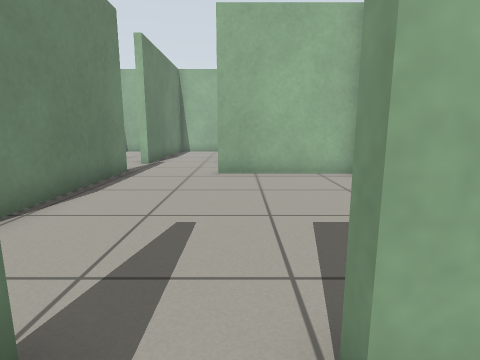
[1] (above)

15 first-person views from a walk through a world built for the Gazebo simulator. The camera is 0.69 m above the floor, tilts 10° down and sees 80° across. The floor is counted in squares, 0.5 m on a side. Each view is taken from the middle of a square. On the plan, view 1 faces up. The plan holds only what a view shows up to about 14 squares ahead; the rest is blank.

[2]
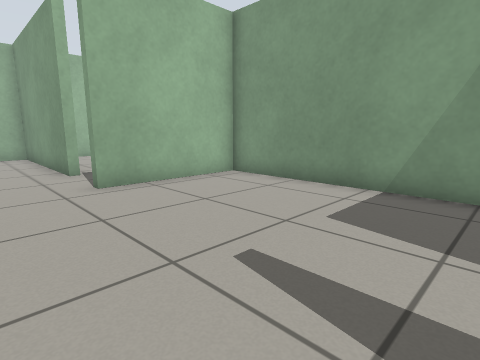

[3]
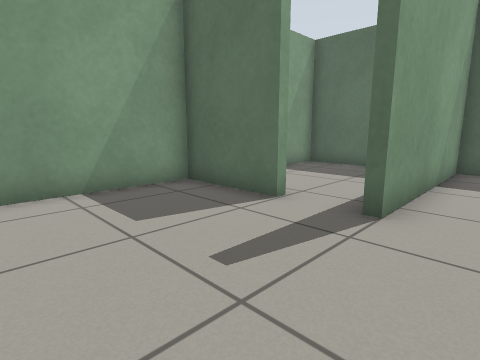

[4]
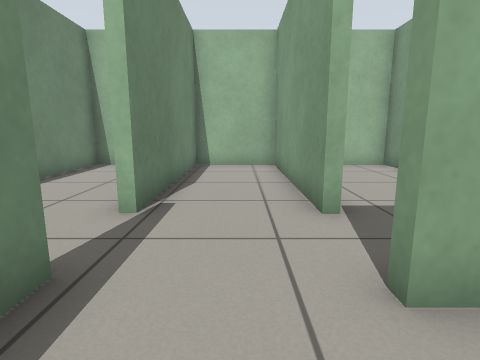

[5]
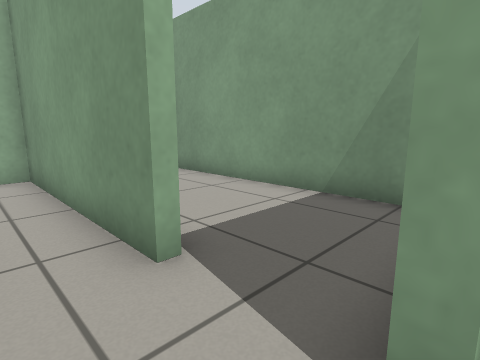

[6]
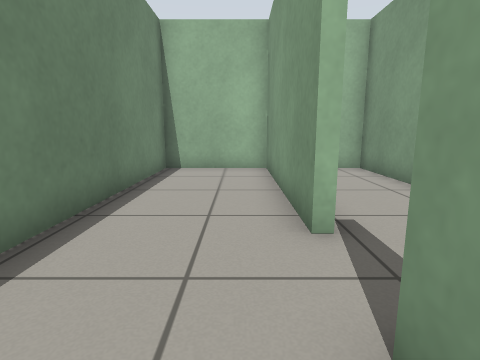

[7]
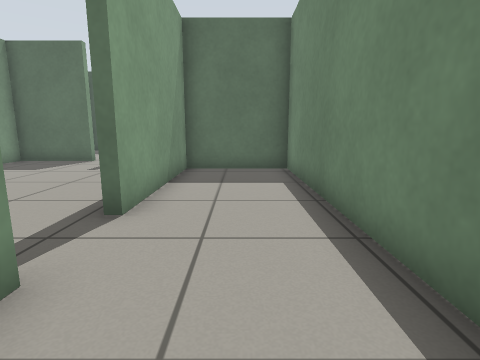

[8]
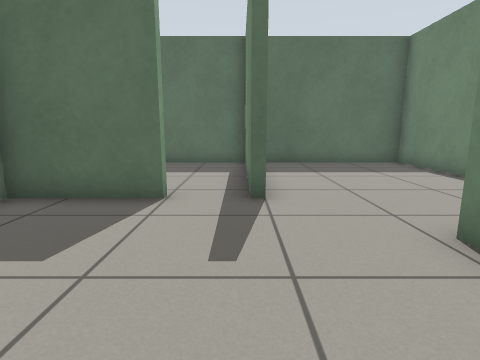

[9]
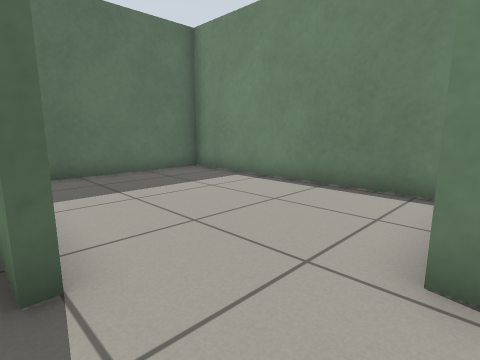

[10]
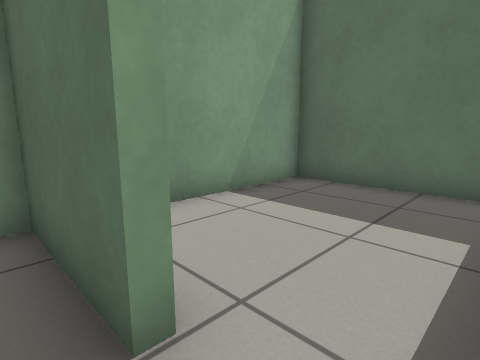

[11]
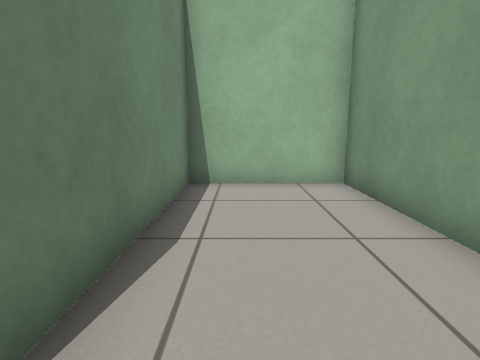

[12]
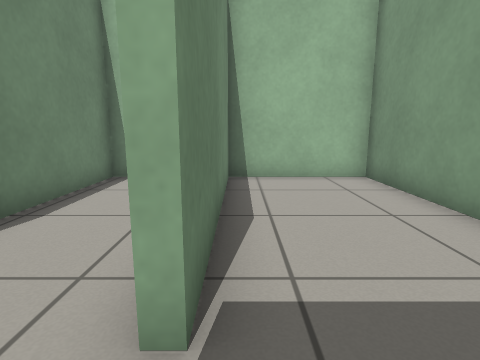

[13]
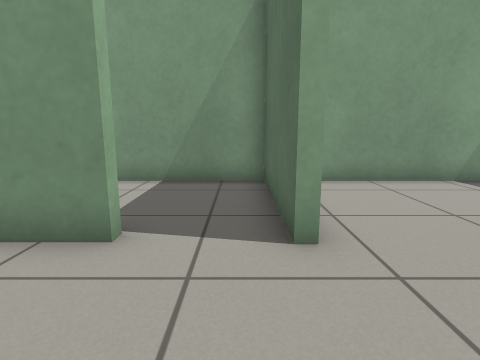

[14]
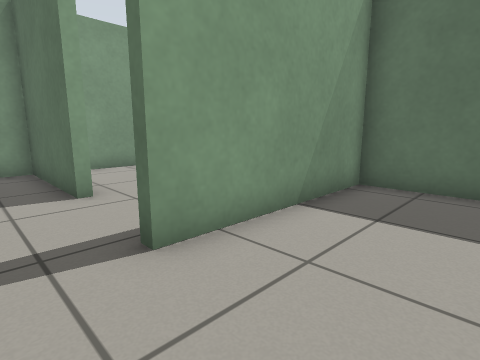

[15]
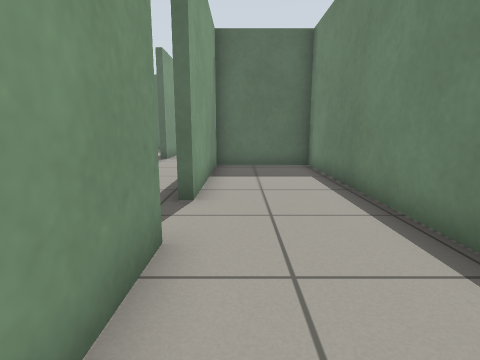

### Floor plan
Points are (right, up) in squares from view 1. A wall is a line through its corners. A room is listed if a view was taken in it or the views show most of it. See-through windows are left out.
Room 1 (view 1)
walls: (-1.2, 1.4) (-1.2, -5.1) (3.7, -5.1) (3.7, -0.8)
low walls: (1.1, 1.1) (0.5, 1.1)
ways out: opening at (0, 1) to room 2
Room 2 (views 2, 3, 4, 5, 8, 9, 10)
walls: (0.5, 1.4) (3.7, 1.4) (3.7, 9) (-0.7, 9); (-1.5, 1.4) (-1.2, 1.4); (-3.8, 9.6) (-3.8, 3.5)
ways out: opening at (0, 1) to room 1; opening at (-2, 9) to room 5; opening at (-3, 2.3) to room 6
Room 3 (views 6, 7, 14, 15)
walls: (-4.1, 11.6) (-4.1, 18.3) (-7.7, 18.3) (-7.7, 3.8) (-4.1, 3.8) (-4.1, 9.6)
ways out: opening at (-4, 10.5) to room 5
Room 4 (views 11, 12)
walls: (-0.7, 9.3) (3.7, 9.3) (3.7, 18.3) (-0.3, 18.3) (-0.3, 11.6)
ways out: opening at (0, 10.5) to room 5
Room 5 (view 13)
walls: (-0.3, 11.6) (-0.6, 11.6) (-0.6, 18.3) (-3.8, 18.3) (-3.8, 11.6) (-4.1, 11.6)
ways out: opening at (-2, 9) to room 2; opening at (-4, 10.5) to room 3; opening at (0, 10.5) to room 4
Room 6 (no view inside)
walls: (-7.7, 2.9) (-7.7, -5.1) (-1.5, -5.1) (-1.5, 1.4)
ways out: opening at (-3, 2.3) to room 2

Positions as (right, up) in squares from view 1, and headings:
1: (0, 0), facing up
2: (-3, 2), facing up-right
3: (-3, 6), facing down-right
4: (-2, 7), facing up
5: (-2, 9), facing up-right
6: (-5, 8), facing up
7: (-6, 14), facing down
8: (-1, 7), facing down
9: (-1, 4), facing down-left
10: (-1, 2), facing down-right
11: (1, 11), facing up
12: (0, 10), facing up
13: (-4, 10), facing right
14: (-7, 11), facing down-right
15: (-5, 15), facing down
